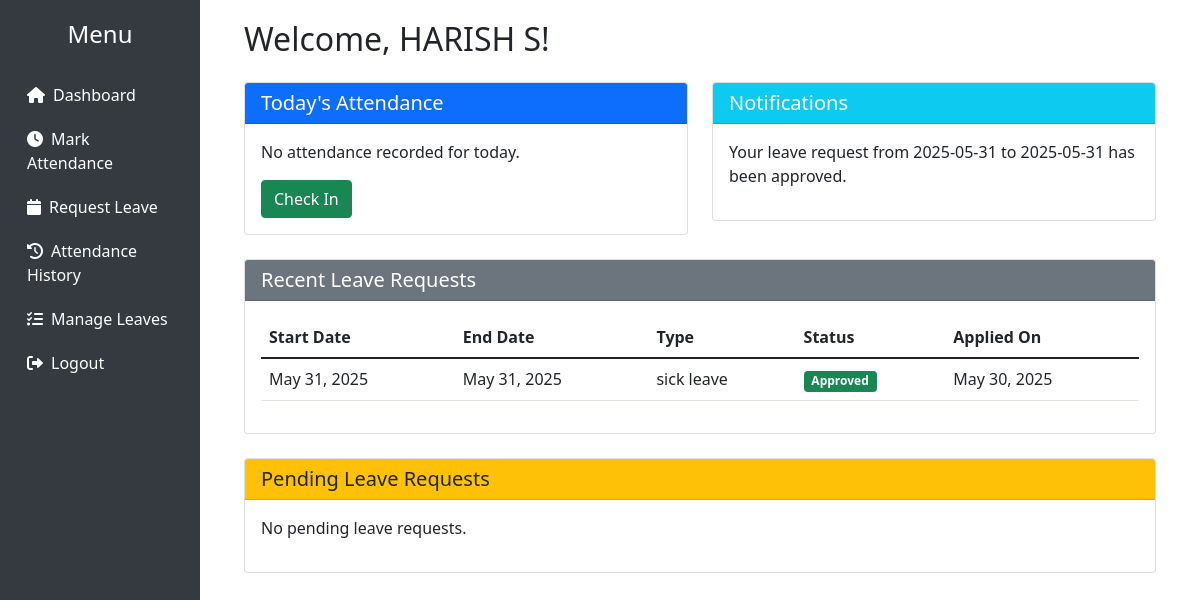
The page / (signed in) on the database its author committed.
### attendance/models.py (models this page shows)
class User(AbstractUser):
    ROLES = (
        ('employee', 'Employee'),
        ('manager', 'Manager'),
        ('admin', 'Admin'),
    )
    role = models.CharField(max_length=10, choices=ROLES, default='employee')
    department = models.CharField(max_length=100, blank=True)
    phone = models.CharField(max_length=15, blank=True)

class Alert(models.Model):
    user = models.ForeignKey(User, on_delete=models.CASCADE)
    message = models.TextField()
    created_at = models.DateTimeField(auto_now_add=True)
    is_read = models.BooleanField(default=False)

class LeaveRequest(models.Model):
    STATUS_CHOICES = (
        ('pending', 'Pending'),
        ('approved', 'Approved'),
        ('rejected', 'Rejected'),
    )
    user = models.ForeignKey(User, on_delete=models.CASCADE)
    start_date = models.DateField()
    end_date = models.DateField()
    leave_type = models.CharField(max_length=50)
    reason = models.TextField()
    status = models.CharField(max_length=20, choices=STATUS_CHOICES, default='pending')
    applied_on = models.DateTimeField(auto_now_add=True)
    reviewed_by = models.ForeignKey(User, on_delete=models.SET_NULL, null=True, related_name='reviewed_leaves')
    review_date = models.DateTimeField(null=True, blank=True)

### attendance/views.py (the view)
# urls.py: path('', views.dashboard, name='dashboard'),
@login_required
def dashboard(request):
    user = request.user
    today = get_ist_time().date()
    try:
        attendance = Attendance.objects.get(user=user, date=today)
    except Attendance.DoesNotExist:
        attendance = None
    context = {
        'attendance': attendance,
        'alerts': Alert.objects.filter(user=user, is_read=False),
        'leave_requests': LeaveRequest.objects.filter(user=user).order_by('-applied_on')[:5]
    }
    if user.role in ['admin', 'manager']:
        context['pending_leaves'] = LeaveRequest.objects.filter(status='pending')
    return render(request, 'attendance/dashboard.html', context)

### attendance/views.py (called while the page is built)
def get_ist_time():
    ist = pytz.timezone('Asia/Kolkata')
    return timezone.now().astimezone(ist)

### attendance/templates/attendance/dashboard.html
{% extends 'attendance/base.html' %}
{% block content %}
<div class="container-fluid">
    <h2 class="mb-4">Welcome, {{ user.get_full_name|default:user.username }}!</h2>
    <div class="row mb-4">
        <div class="col-md-6">
            <div class="card">
                <div class="card-header bg-primary text-white">
                    <h5 class="card-title mb-0">Today's Attendance</h5>
                </div>
                <div class="card-body">
                    {% if attendance %}
                        <p><strong>Status:</strong> {{ attendance.status|title }}</p>
                        {% if attendance.check_in %}
                            <p><strong>Check-in:</strong> {{ attendance.check_in|date:'h:i A' }} IST</p>
                        {% endif %}
                        {% if attendance.check_out %}
                            <p><strong>Check-out:</strong> {{ attendance.check_out|date:'h:i A' }} IST</p>
                        {% endif %}
                    {% else %}
                        <p>No attendance recorded for today.</p>
                    {% endif %}
                    {% if not attendance or not attendance.check_in %}
                        <a href="{% url 'mark_attendance' %}" class="btn btn-success">Check In</a>
                    {% elif not attendance.check_out %}
                        <a href="{% url 'mark_attendance' %}" class="btn btn-warning">Check Out</a>
                    {% endif %}
                </div>
            </div>
        </div>
        <div class="col-md-6">
            <div class="card">
                <div class="card-header bg-info text-white">
                    <h5 class="card-title mb-0">Notifications</h5>
                </div>
                <div class="card-body">
                    {% if alerts %}
                        <ul class="list-unstyled">
                        {% for alert in alerts %}
                            <li class="mb-2">{{ alert.message }}</li>
                        {% endfor %}
                        </ul>
                    {% else %}
                        <p>No new notifications.</p>
                    {% endif %}
                </div>
            </div>
        </div>
    </div>
    <div class="row">
        <div class="col-md-12">
            <div class="card">
                <div class="card-header bg-secondary text-white">
                    <h5 class="card-title mb-0">Recent Leave Requests</h5>
                </div>
                <div class="card-body">
                    {% if leave_requests %}
                        <div class="table-responsive">
                            <table class="table">
                                <thead>
                                    <tr>
                                        <th>Start Date</th>
                                        <th>End Date</th>
                                        <th>Type</th>
                                        <th>Status</th>
                                        <th>Applied On</th>
                                    </tr>
                                </thead>
                                <tbody>
                                    {% for leave in leave_requests %}
                                    <tr>
                                        <td>{{ leave.start_date }}</td>
                                        <td>{{ leave.end_date }}</td>
                                        <td>{{ leave.leave_type }}</td>
                                        <td>
                                            <span class="badge {% if leave.status == 'approved' %}bg-success{% elif leave.status == 'rejected' %}bg-danger{% else %}bg-warning{% endif %}">
                                                {{ leave.status|title }}
                                            </span>
                                        </td>
                                        <td>{{ leave.applied_on|date }}</td>
                                    </tr>
                                    {% endfor %}
                                </tbody>
                            </table>
                        </div>
                    {% else %}
                        <p>No leave requests found.</p>
                    {% endif %}
                </div>
            </div>
        </div>
    </div>
    {% if user.role in 'admin,manager' %}
    <div class="row mt-4">
        <div class="col-md-12">
            <div class="card">
                <div class="card-header bg-warning">
                    <h5 class="card-title mb-0">Pending Leave Requests</h5>
                </div>
                <div class="card-body">
                    {% if pending_leaves %}
                        <div class="table-responsive">
                            <table class="table">
                                <thead>
                                    <tr>
                                        <th>Employee</th>
                                        <th>Start Date</th>
                                        <th>End Date</th>
                                        <th>Type</th>
                                        <th>Applied On</th>
                                        <th>Actions</th>
                                    </tr>
                                </thead>
                                <tbody>
                                    {% for leave in pending_leaves %}
                                    <tr>
                                        <td>{{ leave.user.get_full_name }}</td>
                                        <td>{{ leave.start_date }}</td>
                                        <td>{{ leave.end_date }}</td>
                                        <td>{{ leave.leave_type }}</td>
                                        <td>{{ leave.applied_on|date }}</td>
                                        <td>
                                            <form method="post" action="{% url 'manage_leaves' %}" class="d-inline">
                                                {% csrf_token %}
                                                <input type="hidden" name="leave_id" value="{{ leave.id }}">
                                                <button type="submit" name="action" value="approved" class="btn btn-success btn-sm">Approve</button>
                                                <button type="submit" name="action" value="rejected" class="btn btn-danger btn-sm">Reject</button>
                                            </form>
                                        </td>
                                    </tr>
                                    {% endfor %}
                                </tbody>
                            </table>
                        </div>
                    {% else %}
                        <p>No pending leave requests.</p>
                    {% endif %}
                </div>
            </div>
        </div>
    </div>
    {% endif %}
</div>
{% endblock %}

### rows shown on the page
User: get_full_name "HARISH S"
Alert: message "Your leave request from 2025-05-31 to 2025-05-31 has been approved."
LeaveRequest: start_date "May 31, 2025", end_date "May 31, 2025", leave_type "sick leave", status "Approved", applied_on "May 30, 2025"
